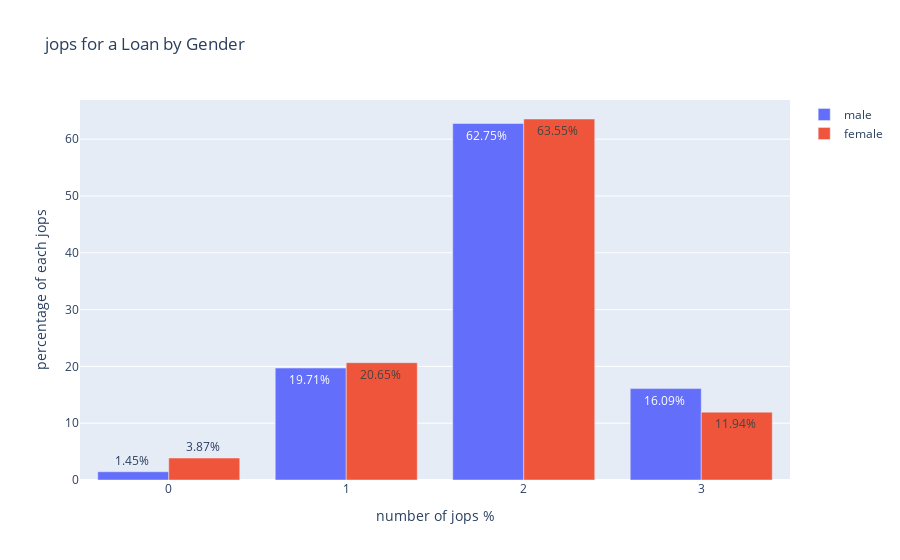

Notebook code cell kept with this figure:
### Code cell
m_jo = go.Bar(
    x=jop,
    y=m_jop,
    name="male",
    text=m_txt_jop,
    textposition = 'auto',
)

f_jo =  go.Bar(
    x=jop,
    y=f_jop,
    name="female",
    text=f_txt_jop,
    textposition = 'auto',
)
data = [m_jo, f_jo]
layout = dict(
    title="jops for a Loan by Gender", 
    xaxis = dict(title="number of jops %"),
    yaxis= dict(title="percentage of each jops")
)

fig = dict(data=data, layout=layout)

iplot(fig, filename='grouped-bar-direct-labels')

### Figure 1 — Plotly figure (JSON) as saved in the notebook; plotly's stock layout.template omitted (floating-point values rounded to 4 significant figures)
{"data": [{"name": "male", "text": ["1.45% ", "19.71% ", "62.75% ", "16.09% "], "textposition": "auto", "type": "bar", "x": [0, 1, 2, 3], "y": [1.45, 19.71, 62.75, 16.09]}, {"name": "female", "text": ["3.87% ", "20.65% ", "63.55% ", "11.94% "], "textposition": "auto", "type": "bar", "x": [0, 1, 2, 3], "y": [3.87, 20.65, 63.55, 11.94]}], "layout": {"title": {"text": "jops for a Loan by Gender"}, "xaxis": {"title": {"text": "number of jops %"}}, "yaxis": {"title": {"text": "percentage of each jops"}}}}
